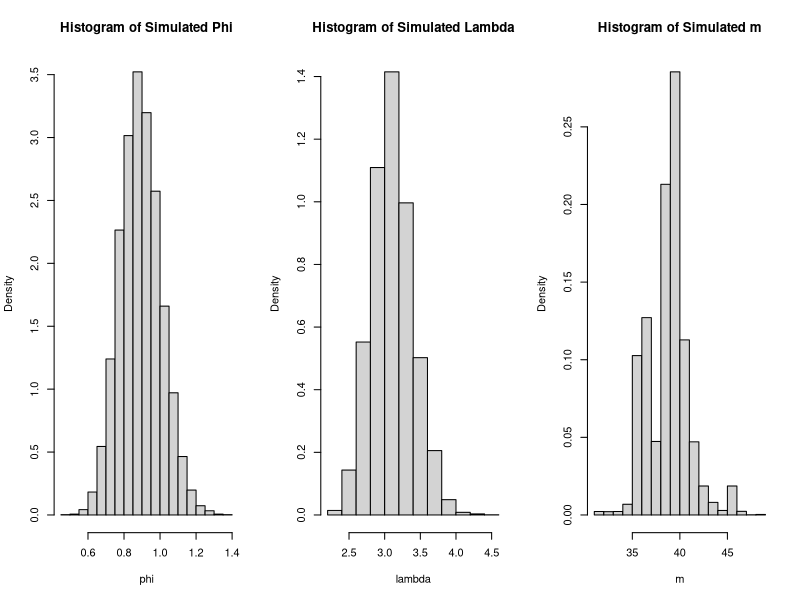
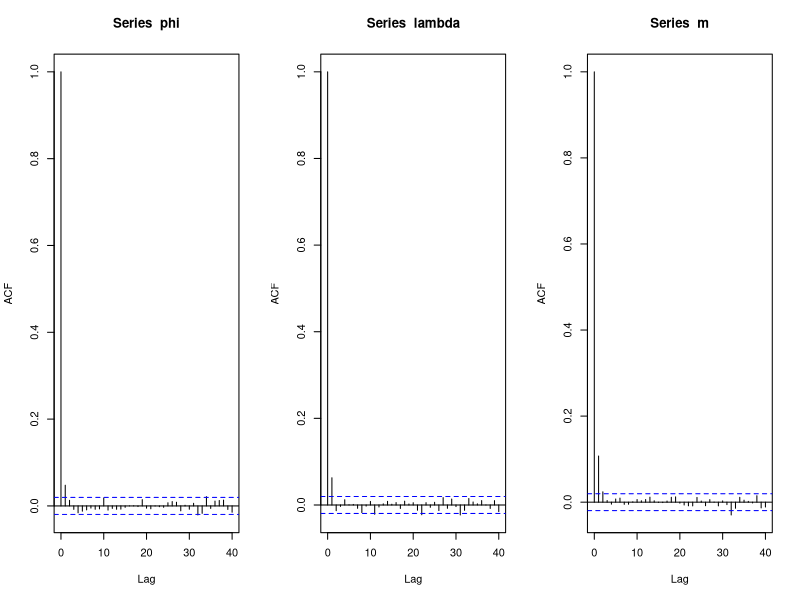
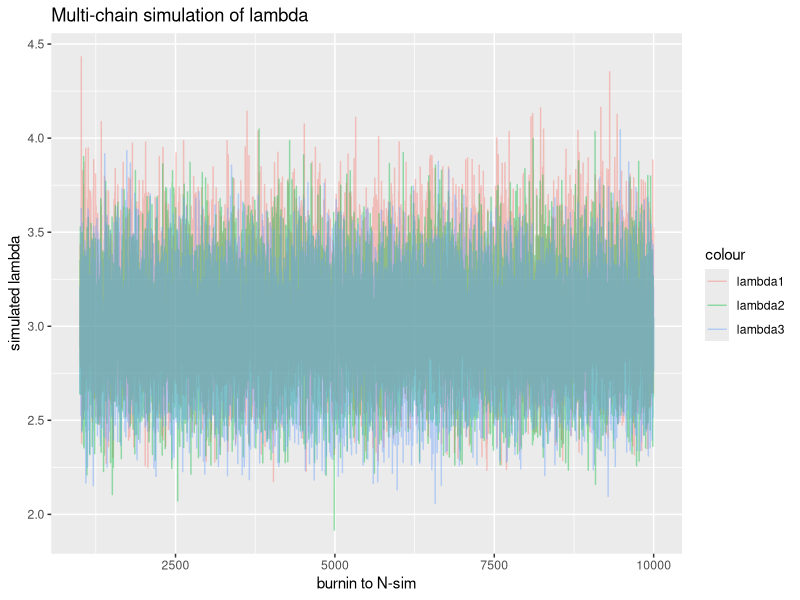
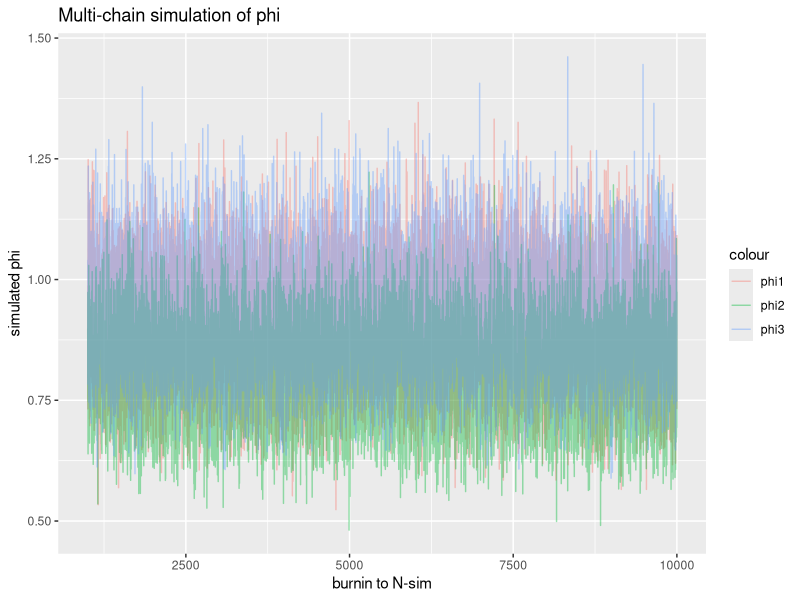
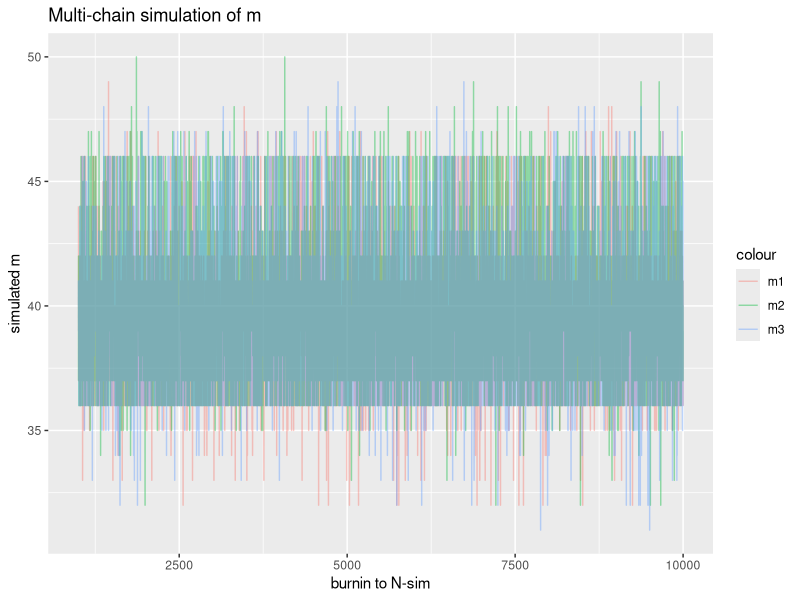

Reproduce these figures in R, in order.
## ---- chunk 1
knitr::opts_chunk$set(echo = TRUE)
## ---- chunk 2
library(ggplot2)
library(dplyr)
y <- c(4, 5, 4, 1, 0, 4, 3, 4, 0, 6,
3, 3, 4, 0, 2, 6, 3, 3, 5, 4, 5, 3, 1, 4, 4, 1, 5, 5, 3, 4, 2, 5, 2, 2, 3, 4, 2, 1, 3, 2,
1, 1, 1, 1, 1, 3, 0, 0, 1, 0, 1, 1, 0, 0, 3, 1, 0, 3, 2, 2, 0, 1, 1, 1, 0, 1, 0, 1, 0, 0,
0, 2, 1, 0, 0, 0, 1, 1, 0, 2, 2, 3, 1, 1, 2, 1, 1, 1, 1, 2, 4, 2, 0, 0, 0, 1, 4, 0, 0, 0,
1, 0, 0, 0, 0, 0, 1, 0, 0, 1, 0, 0)
n = length(y)
burnin=1000
alpha = 0.5
a = 0.5
beta =0.5
b = 0.5
Nsim = 10000
## ---- chunk 3
sum_y = cumsum(y)
## ---- chunk 4
lambda = phi = m = rep(0, Nsim) #init arrays
m[1] = 60
lambda[1] = rgamma(1, shape = alpha + sum_y[m[1]], rate = m[1] + beta)
phi[1] = rgamma(1, shape = a + sum_y[n] - sum_y[m[1]], rate = n - m[1] + b)

## ---- chunk 5
zz = 0
z = (1:(n - 1))
for (k in 1:(n - 1)) {
    z[k] = exp((phi[1] - lambda[1]) * k) * (lambda[1] / phi[1]) ^ (sum_y[k])
    zz = zz + exp((phi[1] - lambda[1]) * k) * (lambda[1] / phi[1]) ^ (sum_y[k])
}
prob = z / zz
m[1] = sample(n-1, 1, replace = TRUE, prob)

## ---- chunk 6
for (i in 2:Nsim) {

    lambda[i] = rgamma(1, shape = alpha + sum_y[m[i - 1]], rate = m[i - 1] + beta)
    phi[i] = rgamma(1, shape = a + sum_y[n] - sum_y[m[i - 1]], rate = n - m[i - 1] + b)
    zz = 0
    z = (1:(n - 1))
    for (k in 1:(n - 1)) {
        z[k] = exp((phi[i] - lambda[i]) * k) * (lambda[i] / phi[i]) ^ (sum_y[k])
        zz = zz + exp((phi[i] - lambda[i]) * k) * (lambda[i] / phi[i]) ^ (sum_y[k])
        
    }
    prob = z / zz
    m[i] = sample(n-1, 1, replace = TRUE, prob)
}

## ---- chunk 7
par(mfrow=c(1,3))
hist(phi[(burnin + 1):Nsim], prob = T, xlab = 'phi', main = 'Histogram of Simulated Phi')
hist(lambda[(burnin + 1):Nsim], prob = T, xlab = 'lambda', main = 'Histogram of Simulated Lambda')
hist(m[(burnin + 1):Nsim], prob = T, xlab = 'm', main = 'Histogram of Simulated m')

## ---- chunk 8
par(mfrow=c(1,3))
acf(phi)
acf(lambda)
acf(m)
## ---- chunk 9

gibbs_sampler <- function(alpha, beta, a, b) {
    lambda = phi = m = rep(0, Nsim) #init arrays
    m[1] = 60
    lambda[1] = rgamma(1, shape = alpha + sum_y[m[1]], rate = m[1] + beta)
    phi[1] = rgamma(1, shape = a + sum_y[n] - sum_y[m[1]], rate = n - m[1] + b)
    zz = 0
    z = (1:(n - 1))
    for (k in 1:(n - 1)) {
        z[k] = exp((phi[1] - lambda[1]) * k) * (lambda[1] / phi[1]) ^ (sum_y[k])
        zz = zz + exp((phi[1] - lambda[1]) * k) * (lambda[1] / phi[1]) ^ (sum_y[k])
    }
    prob = z / zz
    m[1] = sample(n-1, 1, replace = TRUE, prob)

    for (i in 2:Nsim) {
        lambda[i] = rgamma(1, shape = alpha + sum_y[m[i - 1]], rate = m[i - 1] + beta)
        phi[i] = rgamma(1, shape = a + sum_y[n] - sum_y[m[i - 1]], rate = n - m[i - 1] + b)
        zz = 0
        z = (1:(n - 1))
        for (k in 1:(n - 1)) {
            z[k] = exp((phi[i] - lambda[i]) * k) * (lambda[i] / phi[i]) ^ (sum_y[k])
            zz = zz + exp((phi[i] - lambda[i]) * k) * (lambda[i] / phi[i]) ^ (sum_y[k])
            
        }
        prob = z / zz
        m[i] = sample(n-1, 1, replace = TRUE, prob)
    }
    return(list(lambda=lambda, phi=phi, m=m))
}
## ---- chunk 10
samples1 = gibbs_sampler(alpha=1, beta=1, a=2, b=2)
samples2 = gibbs_sampler(alpha=1, beta=2, a=10, b=20)
samples3 = gibbs_sampler(alpha=1, beta=3, a=8, b=5)
## ---- chunk 11
# combine results of lambda
lambdas = cbind(samples1$lambda, samples2$lambda, samples3$lambda)
df_lambda = as.data.frame(lambdas)
colnames(df_lambda) = c('lambda1', 'lambda2', 'lambda3')
df_lambda$x = seq.int(nrow(df_lambda))

# combine results of phi
phis = cbind(samples1$phi, samples2$phi, samples3$phi)
df_phi = as.data.frame(phis)
colnames(df_phi) = c('phi1', 'phi2', 'phi3')
df_phi$x = seq.int(nrow(df_phi))

# combine results of m
ms = cbind(samples1$m, samples2$m, samples3$m)
df_m = as.data.frame(ms)
colnames(df_m) = c('m1', 'm2', 'm3')
df_m$x = seq.int(nrow(df_m))

# we only take raws after burinin peiord
df_lambda = slice(df_lambda, burnin+1: Nsim)  
df_phi = slice(df_phi, burnin+1:Nsim)
df_m = slice(df_m, burnin+1:Nsim)
## ---- chunk 12
# transparency parameter
alpha = 0.4

ggplot(df_lambda, aes(x=x)) +
    geom_line(aes(y=lambda1, color='lambda1'), alpha=alpha) + 
    geom_line(aes(y=lambda2, color='lambda2'), alpha=alpha) + 
    geom_line(aes(y=lambda3, color='lambda3'), alpha=alpha) + 
    ggtitle('Multi-chain simulation of lambda') +
    xlab('burnin to N-sim') +
    ylab('simulated lambda')

ggplot(df_phi, aes(x=x)) +
    geom_line(aes(y=phi1, color='phi1'), alpha=alpha) + 
    geom_line(aes(y=phi2, color='phi2'), alpha=alpha) + 
    geom_line(aes(y=phi3, color='phi3'), alpha=alpha) + 
    ggtitle('Multi-chain simulation of phi') +
    xlab('burnin to N-sim') +
    ylab('simulated phi')

ggplot(df_m, aes(x=x)) +
    geom_line(aes(y=m1, color='m1'), alpha=alpha) + 
    geom_line(aes(y=m2, color='m2'), alpha=alpha) + 
    geom_line(aes(y=m3, color='m3'), alpha=alpha) + 
    ggtitle('Multi-chain simulation of m') +
    xlab('burnin to N-sim') +
    ylab('simulated m')

